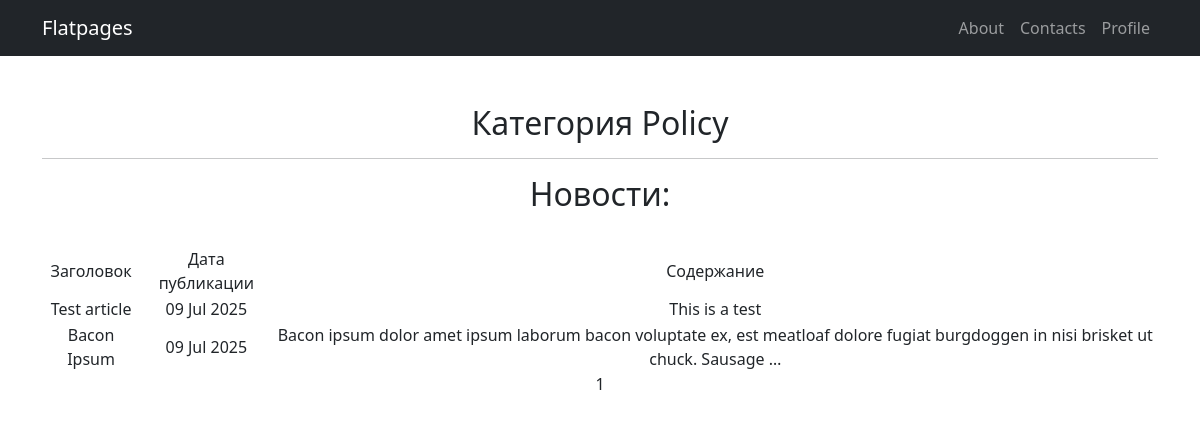
Before: /category/1/ with the older database file.
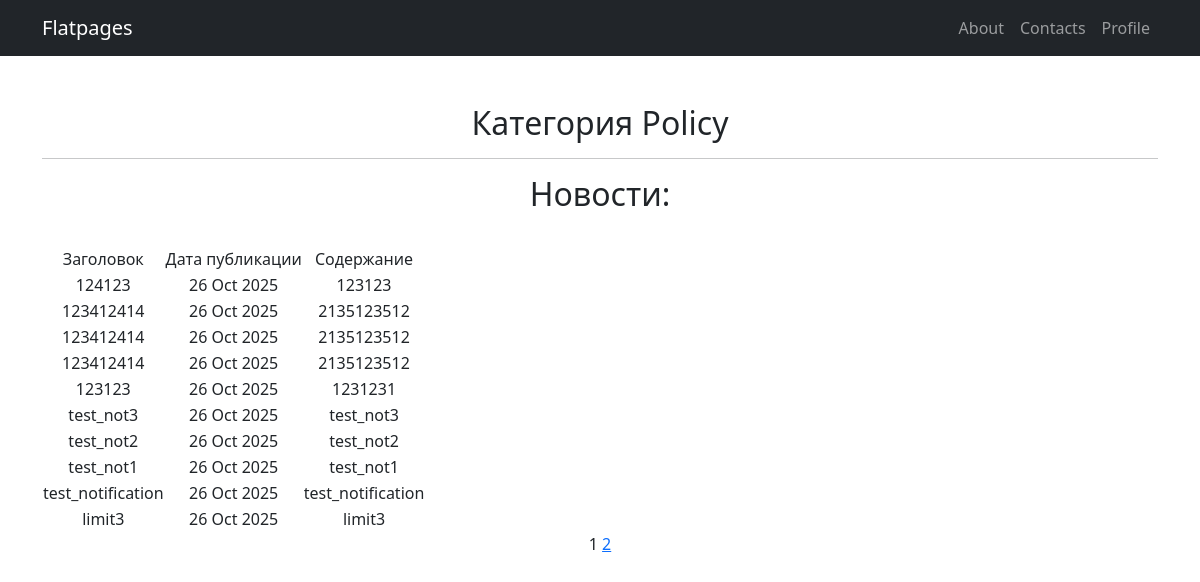
After: the same page with the newer database file.
### articles/models.py (models this page shows, shortened)
class Post(models.Model):
    author = models.ForeignKey(Author, on_delete=models.DO_NOTHING, null=True, blank=True)
    type_post = models.CharField(max_length=50, choices=post_types)
    creation = models.DateTimeField(auto_now_add=True)
    category = models.ManyToManyField(Category, through='PostCategory')
    title = models.TextField()
    content = models.TextField()
    rating = models.IntegerField(default=0)

### articles/views.py (the view)
# urls.py: path('category/<int:pk>/', CategoryPosts.as_view(), name='category_detail'),
class CategoryPosts(ListView):
    template_name = 'categories_posts.html'
    context_object_name = 'news'
    paginate_by = 10
    def get_queryset(self):
        self.category = get_object_or_404(Category, id=self.kwargs['pk'])
        return Post.objects.filter(category=self.category).order_by('-creation')
    def get_context_data(self, **kwargs):
        context = super().get_context_data(**kwargs)
        context['category'] = self.category
        return context

### articles/templatetags/custom_tags.py (called while the page is built)
@register.simple_tag(takes_context=True)
def url_replace(context, **kwargs):
    d = context['request'].GET.copy()
    for k,v in kwargs.items():
        d[k] = v
    return d.urlencode()

### templates/categories_posts.html (shortened to what this page needs)
{% extends 'flatpages/sample.html' %}
{% load custom_filters %}
{% load custom_tags %}
{%block body%}
    <h2>Категория {{ category.name }}
    </h2>
    <hr>
    <h2>Новости:</h2>
    {% if news %}
    <br>
        <table>
            <tr>
                <td>Заголовок</td>
                <td>Дата публикации</td>
                <td>Содержание</td>
            </tr>
            {% for new in news %}
            <tr>
                <td>{{ new.title }}</td>
                <td>{{ new.creation | date:'d M Y' }}</td>
                <td>{{ new.content | truncatewords:20}}</td>
            </tr>
            {% endfor %}
        </table>
    {% else %}
        <h2>Новостей нет...</h2>
    {% endif %}
    {{ page_obj.number }}
    {% if page_obj.has_next %}
        <a href="?{% url_replace page=page_obj.next_page_number %}">{{ page_obj.next_page_number }}</a>
    {% endif %}
{%endblock body%}

Changed rows visible on the page:
no longer on this page (row unchanged): Post: title "Test article", creation "09 Jul 2025", content "This is a test"
no longer on this page (row unchanged): Post: title "Bacon Ipsum", creation "09 Jul 2025", content "Bacon ipsum dolor amet ipsum laborum bacon voluptate ex, est meatloaf dolore fugiat burgdoggen in nisi brisket ut chuck. Sausage …"
added Post: title "124123", creation "26 Oct 2025", content "123123"
added Post: title "123412414", creation "26 Oct 2025", content "2135123512"
added Post: title "123412414", creation "26 Oct 2025", content "2135123512"
added Post: title "123412414", creation "26 Oct 2025", content "2135123512"
added Post: title "123123", creation "26 Oct 2025", content "1231231"
added Post: title "test_not3", creation "26 Oct 2025", content "test_not3"
added Post: title "test_not2", creation "26 Oct 2025", content "test_not2"
added Post: title "test_not1", creation "26 Oct 2025", content "test_not1"
added Post: title "test_notification", creation "26 Oct 2025", content "test_notification"
added Post: title "limit3", creation "26 Oct 2025", content "limit3"
Other visible differences:
{{ page_obj.next_page_number }}: (not shown) → "2"
